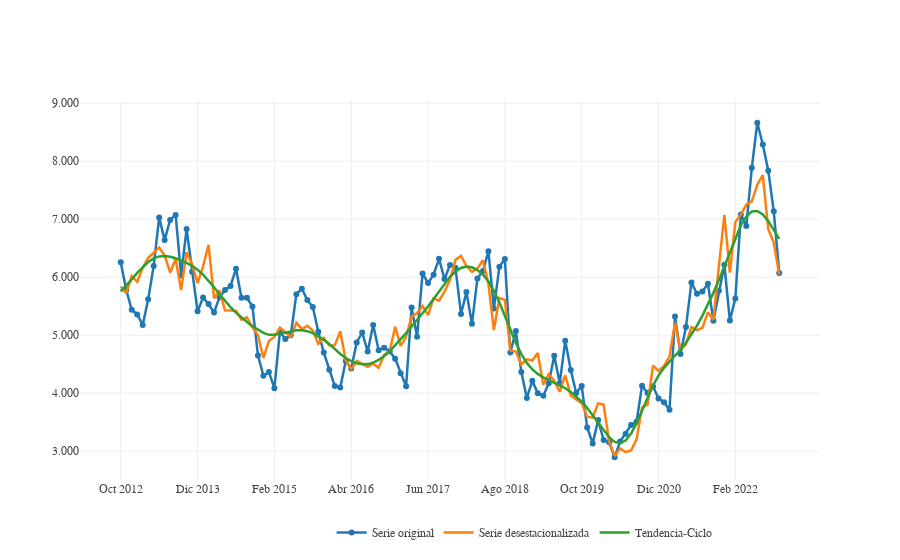

This figure's notebook cell:
### Code cell
locale.setlocale(locale.LC_ALL, 'es_ES')

def plot_desestacionalizado(df):
    new_date = [d.strftime('%b %Y').replace(".","").capitalize() for d in df.index]
    x = new_date
    plot_desestacionalizado = go.Figure()
    plot_desestacionalizado.add_trace(go.Scatter(x = new_date,
                            y = df["Serie original"].round(2),
                            name = "Serie original", mode = "lines+markers", line_width=2.5, hovertemplate="$%{y:,.0f}"))
    plot_desestacionalizado.add_trace(go.Scatter(x = new_date, y = df["Serie desestacionalizada"].round(2),
                            name = "Serie desestacionalizada", mode = "lines",line_width = 2.5,hovertemplate="$%{y:,.0f}"))
    plot_desestacionalizado.add_trace(go.Scatter(x = new_date, y = df["Tendencia-ciclo"].round(2),
                            name = "Tendencia-Ciclo", mode = "lines", line_width = 2.5,hovertemplate="$%{y:,.0f}"))
    plot_desestacionalizado.update_xaxes(nticks = 10)
    plot_desestacionalizado.update_yaxes(tickformat = ",", title_text = "Millones USD")
    plot_desestacionalizado.update_layout(separators = ",.",template = None, hovermode = "x unified",
                    font_family = "verdana",
                    legend = dict(
                        yanchor="top", orientation = "h",
        y=-0.1,
        xanchor="left",
        x=0.34
                    ))
    return plot_desestacionalizado

plot_desestacionalizado(df_plot_desest_expo)
plot_desestacionalizado(df_plot_desest_impo)

### Figure 1 — Plotly figure (JSON) as saved in the notebook; plotly's stock layout.template omitted (floating-point values rounded to 4 significant figures)
{"data": [{"hovertemplate": "$%{y:,.0f}", "line": {"width": 2.5}, "mode": "lines+markers", "name": "Serie original", "type": "scatter", "x": ["Oct 2012", "Nov 2012", "Dic 2012", "Ene 2013", "Feb 2013", "Mar 2013", "Abr 2013", "May 2013", "Jun 2013", "Jul 2013", "Ago 2013", "Sep 2013", "Oct 2013", "Nov 2013", "Dic 2013", "Ene 2014", "Feb 2014", "Mar 2014", "Abr 2014", "May 2014", "Jun 2014", "Jul 2014", "Ago 2014", "Sep 2014", "Oct 2014", "Nov 2014", "Dic 2014", "Ene 2015", "Feb 2015", "Mar 2015", "Abr 2015", "May 2015", "Jun 2015", "Jul 2015", "Ago 2015", "Sep 2015", "Oct 2015", "Nov 2015", "Dic 2015", "Ene 2016", "Feb 2016", "Mar 2016", "Abr 2016", "May 2016", "Jun 2016", "Jul 2016", "Ago 2016", "Sep 2016", "Oct 2016", "Nov 2016", "Dic 2016", "Ene 2017", "Feb 2017", "Mar 2017", "Abr 2017", "May 2017", "Jun 2017", "Jul 2017", "Ago 2017", "Sep 2017", "Oct 2017", "Nov 2017", "Dic 2017", "Ene 2018", "Feb 2018", "Mar 2018", "Abr 2018", "May 2018", "Jun 2018", "Jul 2018", "Ago 2018", "Sep 2018", "Oct 2018", "Nov 2018", "Dic 2018", "Ene 2019", "Feb 2019", "Mar 2019", "Abr 2019", "May 2019", "Jun 2019", "Jul 2019", "Ago 2019", "Sep 2019", "Oct 2019", "Nov 2019", "Dic 2019", "Ene 2020", "Feb 2020", "Mar 2020", "Abr 2020", "May 2020", "Jun 2020", "Jul 2020", "Ago 2020", "Sep 2020", "Oct 2020", "Nov 2020", "Dic 2020", "Ene 2021", "Feb 2021", "Mar 2021", "Abr 2021", "May 2021", "Jun 2021", "Jul 2021", "Ago 2021", "Sep 2021", "Oct 2021", "Nov 2021", "Dic 2021", "Ene 2022", "Feb 2022", "Mar 2022", "Abr 2022", "May 2022", "Jun 2022", "Jul 2022", "Ago 2022", "Sep 2022", "Oct 2022"], "y": [6257, 5779, 5437, 5358, 5175, 5619, 6193, 7028, 6643, 6988, 7074, 6029, 6831, 6092, 5412, 5649, 5537, 5390, 5656, 5777, 5848, 6145, 5644, 5644, 5494, 4651, 4300, 4363, 4085, 5059, 4933, 5003, 5707, 5801, 5605, 5487, 5058, 4700, 4404, 4123, 4096, 4556, 4423, 4874, 5046, 4718, 5174, 4741, 4783, 4723, 4595, 4344, 4117, 5475, 4973, 6064, 5898, 6043, 6317, 5968, 6209, 6163, 5366, 5743, 5196, 5979, 6106, 6448, 5461, 6182, 6314, 4700, 5073, 4363, 3917, 4212, 3998, 3956, 4172, 4645, 4171, 4905, 4400, 4002, 4121, 3409, 3133, 3535, 3191, 3154, 2894, 3166, 3299, 3451, 3508, 4129, 4004, 4115, 3908, 3844, 3713, 5320, 4673, 5141, 5909, 5715, 5754, 5886, 5247, 5767, 6216, 5251, 5634, 7083, 6883, 7886, 8664, 8289, 7837, 7137, 6074]}, {"hovertemplate": "$%{y:,.0f}", "line": {"width": 2.5}, "mode": "lines", "name": "Serie desestacionalizada", "type": "scatter", "x": ["Oct 2012", "Nov 2012", "Dic 2012", "Ene 2013", "Feb 2013", "Mar 2013", "Abr 2013", "May 2013", "Jun 2013", "Jul 2013", "Ago 2013", "Sep 2013", "Oct 2013", "Nov 2013", "Dic 2013", "Ene 2014", "Feb 2014", "Mar 2014", "Abr 2014", "May 2014", "Jun 2014", "Jul 2014", "Ago 2014", "Sep 2014", "Oct 2014", "Nov 2014", "Dic 2014", "Ene 2015", "Feb 2015", "Mar 2015", "Abr 2015", "May 2015", "Jun 2015", "Jul 2015", "Ago 2015", "Sep 2015", "Oct 2015", "Nov 2015", "Dic 2015", "Ene 2016", "Feb 2016", "Mar 2016", "Abr 2016", "May 2016", "Jun 2016", "Jul 2016", "Ago 2016", "Sep 2016", "Oct 2016", "Nov 2016", "Dic 2016", "Ene 2017", "Feb 2017", "Mar 2017", "Abr 2017", "May 2017", "Jun 2017", "Jul 2017", "Ago 2017", "Sep 2017", "Oct 2017", "Nov 2017", "Dic 2017", "Ene 2018", "Feb 2018", "Mar 2018", "Abr 2018", "May 2018", "Jun 2018", "Jul 2018", "Ago 2018", "Sep 2018", "Oct 2018", "Nov 2018", "Dic 2018", "Ene 2019", "Feb 2019", "Mar 2019", "Abr 2019", "May 2019", "Jun 2019", "Jul 2019", "Ago 2019", "Sep 2019", "Oct 2019", "Nov 2019", "Dic 2019", "Ene 2020", "Feb 2020", "Mar 2020", "Abr 2020", "May 2020", "Jun 2020", "Jul 2020", "Ago 2020", "Sep 2020", "Oct 2020", "Nov 2020", "Dic 2020", "Ene 2021", "Feb 2021", "Mar 2021", "Abr 2021", "May 2021", "Jun 2021", "Jul 2021", "Ago 2021", "Sep 2021", "Oct 2021", "Nov 2021", "Dic 2021", "Ene 2022", "Feb 2022", "Mar 2022", "Abr 2022", "May 2022", "Jun 2022", "Jul 2022", "Ago 2022", "Sep 2022", "Oct 2022"], "y": [5837.0, 5727.0, 6019.0, 5921.0, 6162.0, 6336.0, 6421.0, 6513.0, 6373.0, 6077.0, 6314.0, 5777.0, 6430.0, 6222.0, 5896.0, 6186.0, 6559.0, 5634.0, 5772.0, 5429.0, 5424.0, 5416.0, 5265.0, 5308.0, 5131.0, 5003.0, 4607.0, 4898.0, 4968.0, 5129.0, 5052.0, 4967.0, 5217.0, 5104.0, 5161.0, 5082.0, 4854.0, 4952.0, 4821.0, 4823.0, 5066.0, 4565.0, 4413.0, 4554.0, 4504.0, 4455.0, 4508.0, 4437.0, 4659.0, 4722.0, 5146.0, 4814.0, 4971.0, 5320.0, 5382.0, 5504.0, 5345.0, 5635.0, 5594.0, 5751.0, 5953.0, 6299.0, 6368.0, 6191.0, 6091.0, 6151.0, 6292.0, 5883.0, 5088, 5641.0, 5609.0, 4737.0, 4718.0, 4497.0, 4583.0, 4562.0, 4693.0, 4146.0, 4329.0, 4212.0, 4024.0, 4309.0, 3959.0, 3891.0, 3827.0, 3595.0, 3577.0, 3823.0, 3802.0, 3159.0, 2918.0, 3045.0, 2983.0, 3011.0, 3202.0, 3753.0, 3801.0, 4475.0, 4383.0, 4470.0, 4629.0, 5213.0, 4752.0, 4840.0, 5141.0, 5088.0, 5126.0, 5394.0, 5268.0, 6191.0, 7073.0, 6080.0, 6950.0, 7084.0, 7249.0, 7307, 7595.0, 7761.0, 6827.0, 6599.0, 6047.0]}, {"hovertemplate": "$%{y:,.0f}", "line": {"width": 2.5}, "mode": "lines", "name": "Tendencia-Ciclo", "type": "scatter", "x": ["Oct 2012", "Nov 2012", "Dic 2012", "Ene 2013", "Feb 2013", "Mar 2013", "Abr 2013", "May 2013", "Jun 2013", "Jul 2013", "Ago 2013", "Sep 2013", "Oct 2013", "Nov 2013", "Dic 2013", "Ene 2014", "Feb 2014", "Mar 2014", "Abr 2014", "May 2014", "Jun 2014", "Jul 2014", "Ago 2014", "Sep 2014", "Oct 2014", "Nov 2014", "Dic 2014", "Ene 2015", "Feb 2015", "Mar 2015", "Abr 2015", "May 2015", "Jun 2015", "Jul 2015", "Ago 2015", "Sep 2015", "Oct 2015", "Nov 2015", "Dic 2015", "Ene 2016", "Feb 2016", "Mar 2016", "Abr 2016", "May 2016", "Jun 2016", "Jul 2016", "Ago 2016", "Sep 2016", "Oct 2016", "Nov 2016", "Dic 2016", "Ene 2017", "Feb 2017", "Mar 2017", "Abr 2017", "May 2017", "Jun 2017", "Jul 2017", "Ago 2017", "Sep 2017", "Oct 2017", "Nov 2017", "Dic 2017", "Ene 2018", "Feb 2018", "Mar 2018", "Abr 2018", "May 2018", "Jun 2018", "Jul 2018", "Ago 2018", "Sep 2018", "Oct 2018", "Nov 2018", "Dic 2018", "Ene 2019", "Feb 2019", "Mar 2019", "Abr 2019", "May 2019", "Jun 2019", "Jul 2019", "Ago 2019", "Sep 2019", "Oct 2019", "Nov 2019", "Dic 2019", "Ene 2020", "Feb 2020", "Mar 2020", "Abr 2020", "May 2020", "Jun 2020", "Jul 2020", "Ago 2020", "Sep 2020", "Oct 2020", "Nov 2020", "Dic 2020", "Ene 2021", "Feb 2021", "Mar 2021", "Abr 2021", "May 2021", "Jun 2021", "Jul 2021", "Ago 2021", "Sep 2021", "Oct 2021", "Nov 2021", "Dic 2021", "Ene 2022", "Feb 2022", "Mar 2022", "Abr 2022", "May 2022", "Jun 2022", "Jul 2022", "Ago 2022", "Sep 2022", "Oct 2022"], "y": [5755.0, 5855.0, 5963.0, 6074.0, 6178.0, 6264.0, 6325.0, 6359.0, 6366.0, 6353.0, 6326.0, 6291.0, 6248.0, 6195.0, 6128.0, 6043.0, 5941.0, 5826.0, 5706.0, 5590.0, 5484.0, 5389.0, 5304.0, 5227.0, 5154.0, 5089.0, 5040.0, 5006.0, 5006.0, 5023.0, 5047.0, 5071.0, 5086.0, 5086.0, 5069.0, 5035.0, 4985.0, 4922.0, 4849.0, 4753.0, 4675.0, 4606.0, 4551.0, 4514.0, 4497.0, 4501.0, 4526.0, 4572.0, 4638.0, 4722.0, 4821.0, 4924.0, 5035.0, 5149.0, 5262.0, 5376.0, 5496.0, 5623.0, 5757.0, 5888.0, 6005.0, 6098.0, 6158.0, 6182.0, 6171.0, 6125.0, 6045.0, 5927.0, 5765.0, 5562.0, 5332.0, 5094, 4868.0, 4673.0, 4521.0, 4410.0, 4331.0, 4273.0, 4227.0, 4183.0, 4137.0, 4085.0, 4021.0, 3945.0, 3853.0, 3745.0, 3620.0, 3487.0, 3355.0, 3239.0, 3159.0, 3136.0, 3183.0, 3303.0, 3483.0, 3700.0, 3926.0, 4131.0, 4302.0, 4436.0, 4544.0, 4643.0, 4748.0, 4869.0, 5008.0, 5165.0, 5338.0, 5525.0, 5730.0, 5954.0, 6195.0, 6445.0, 6685.0, 6893.0, 7047.0, 7132.0, 7142.0, 7081.0, 6966.0, 6819.0, 6662.0]}], "layout": {"font": {"family": "georgia"}, "hovermode": "x unified", "legend": {"orientation": "h", "x": 0.34, "xanchor": "left", "y": -0.1, "yanchor": "top"}, "separators": ",.", "xaxis": {"nticks": 10}, "yaxis": {"tickformat": ","}}}
